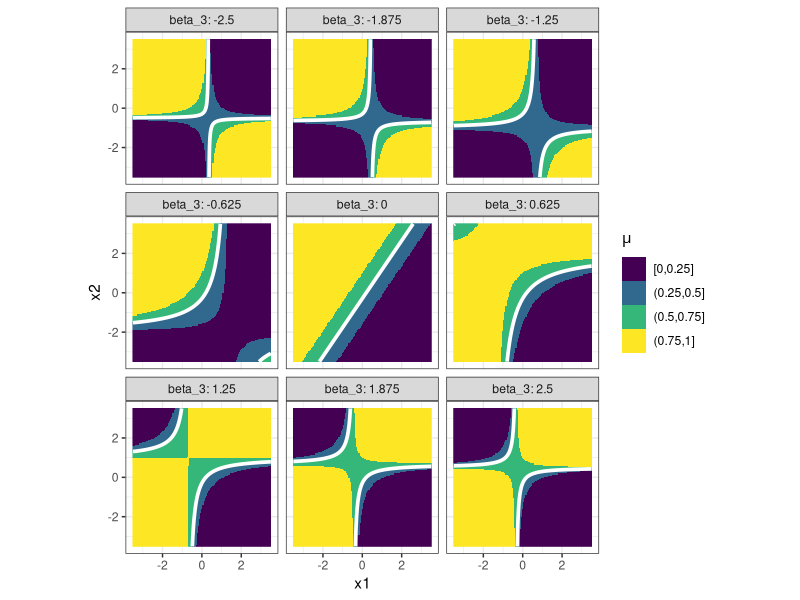
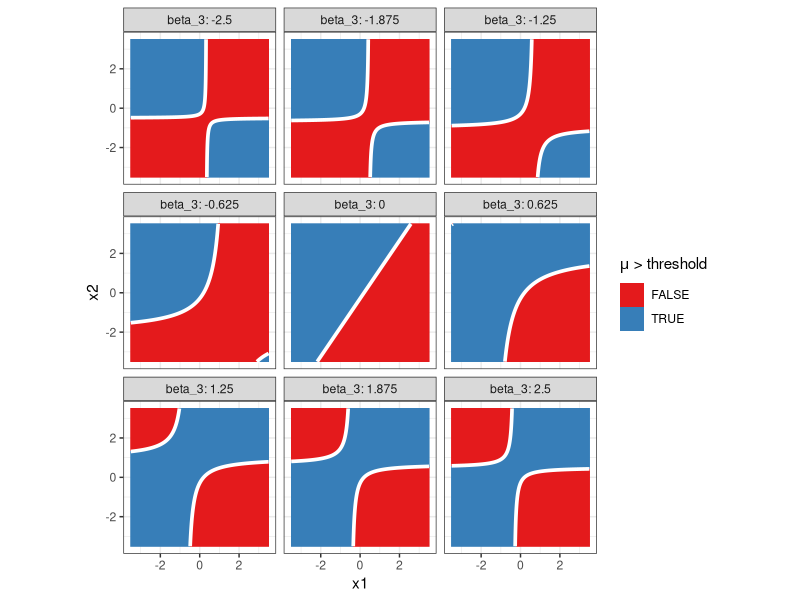

These charts were generated, in order, by the following R code: (Note: this script raises an error after producing the figures.)
## ---- chunk 1
knitr::opts_chunk$set(echo = TRUE)
## ---- chunk 2
library(dplyr)
library(ggplot2)
## ---- chunk 3
xgrid <- expand.grid(x1 = seq(-3.5, 3.5, length.out = 125),
                     x2 = seq(-3.5, 3.5, length.out = 125),
                     KEEP.OUT.ATTRS = FALSE,
                     stringsAsFactors = FALSE)
## ---- chunk 4
logistic_with_interaction <- function(b3, x_df, blin)
{
  # include the interaction parameter with the other parameters
  bcol <- as.matrix(c(blin, b3))
  
  # create the design matrix
  Xmat <- model.matrix( ~ x1 * x2, data = x_df)
  
  # calculate linear predictor, probability of event, and package together
  
  x_df %>% 
    mutate(eta = as.vector(Xmat %*% bcol),
           mu = boot::inv.logit(eta)) %>% 
    mutate(beta_0 = blin[1],
           beta_1 = blin[2],
           beta_2 = blin[3],
           beta_3 = b3)
}
## ---- chunk 5
b_lin_use <- c(0.25, -1.25, 0.85)

b3_try <- seq(-2.5, 2.5, length.out = 9)
## ---- chunk 6
surface_res_a <- purrr::map_dfr(b3_try,
                                logistic_with_interaction,
                                x_df = xgrid,
                                blin = b_lin_use)
## ---- chunk 7
surface_res_a %>% 
  ggplot(mapping = aes(x = x1, y = x2)) +
  geom_raster(mapping = aes(fill = cut(mu,
                                       breaks = c(0, 0.25, 0.5, 0.75, 1.0),
                                       include.lowest = TRUE))) +
  stat_contour(mapping = aes(z = mu),
               breaks = 0.5,
               size = 1.25,
               color = "white") +
  coord_fixed(ratio = 1) +
  facet_wrap(~beta_3, labeller = "label_both") +
  scale_fill_viridis_d(expression(mu)) +
  theme_bw()
## ---- chunk 8
surface_res_a %>% 
  ggplot(mapping = aes(x = x1, y = x2)) +
  geom_raster(mapping = aes(fill = mu > 0.5)) +
  stat_contour(mapping = aes(z = mu),
               breaks = 0.5,
               size = 1.25,
               color = "white") +
  coord_fixed(ratio = 1) +
  facet_wrap(~beta_3, labeller = "label_both") +
  scale_fill_brewer(expression(mu*" > threshold"), palette = "Set1") +
  theme_bw()
## ---- chunk 9
sliderInput("user_threshold_a", "Threshold value:", min = 0.1, max = 0.9, value = 0.5, step = 0.05)
## ---- chunk 10
renderPlot({
  gga <- surface_res_a %>% 
  ggplot(mapping = aes(x = x1, y = x2)) +
  geom_raster(mapping = aes(fill = mu > input$user_threshold_a)) +
  stat_contour(mapping = aes(z = mu),
               breaks = input$user_threshold_a,
               size = 1.25,
               color = "white") +
  coord_fixed(ratio = 1) +
  facet_wrap(~beta_3, labeller = "label_both") +
  scale_fill_brewer(expression(mu*" > threshold"), palette = "Set1") +
  theme_bw()
  
  print(gga)
})
## ---- chunk 11
sliderInput("user_b1_a", "beta_1:", min = -2, max = 2, value = -1.25, step = 0.05)
## ---- chunk 12
renderPlot({
  b_try_new <- c(b_lin_use[1], input$user_b1_a, b_lin_use[3])
  
  ggb <- purrr::map_dfr(b3_try,logistic_with_interaction,
                 x_df = xgrid,
                 blin = b_try_new) %>% 
    ggplot(mapping = aes(x = x1, y = x2)) +
    geom_raster(mapping = aes(fill = cut(mu,
                                         breaks = c(0, 0.25, 0.5, 0.75, 1.0),
                                         include.lowest = TRUE))) +
    stat_contour(mapping = aes(z = mu),
                 breaks = 0.5,
                 size = 1.05,
                 color = "white") +
    coord_fixed(ratio = 1) +
    facet_wrap(~beta_3, labeller = "label_both") +
    scale_fill_viridis_d(expression(mu)) +
    theme_bw()
  
  print(ggb)
})
## ---- chunk 13
logistic_with_interaction_b <- function(b3, b0, x_df, bslopes)
{
  # include the interaction parameter with the other parameters
  bcol <- as.matrix(c(b0, bslopes, b3))
  
  # create the design matrix
  Xmat <- model.matrix( ~ x1 * x2, data = x_df)
  
  # calculate linear predictor, probability of event, and package together
  
  x_df %>% 
    mutate(eta = as.vector(Xmat %*% bcol),
           mu = boot::inv.logit(eta)) %>% 
    mutate(beta_0 = b0,
           beta_1 = bslopes[1],
           beta_2 = bslopes[2],
           beta_3 = b3)
}
## ---- chunk 14
b30_grid <- expand.grid(b3 = b3_try, b0 = c(-1, 0, 1),
                        KEEP.OUT.ATTRS = FALSE,
                        stringsAsFactors = FALSE) %>% 
  as.data.frame() %>% tbl_df()

xgrid_b <- expand.grid(x1 = seq(-3.5, 3.5, length.out = 95),
                       x2 = seq(-3.5, 3.5, length.out = 95),
                       KEEP.OUT.ATTRS = FALSE,
                       stringsAsFactors = FALSE) %>% 
  as.data.frame() %>% tbl_df()

surface_res_b <- purrr::map2_dfr(b30_grid$b3,
                                 b30_grid$b0,
                                 logistic_with_interaction_b,
                                 x_df = xgrid_b,
                                 bslopes = b_lin_use[2:3])
## ---- chunk 15
surface_res_b %>% 
  mutate(beta_0 = forcats::fct_rev(as.factor(beta_0))) %>% 
  ggplot(mapping = aes(x = x1, y = x2)) +
  geom_raster(mapping = aes(fill = cut(mu,
                                       breaks = c(0, 0.25, 0.5, 0.75, 1.0),
                                       include.lowest = TRUE))) +
  stat_contour(mapping = aes(z = mu),
               breaks = 0.5,
               size = 1.05,
               color = "white") +
  coord_fixed(ratio = 1) +
  facet_grid(beta_0 ~ beta_3, labeller = "label_both") +
  scale_fill_viridis_d(expression(mu)) +
  theme_bw() +
  theme(legend.position = "top",
        legend.title = element_text(hjust = 1))
## ---- chunk 16
sliderInput("user_b1_b", "beta_1:", min = -2, max = 2, value = -1.25, step = 0.05)
sliderInput("user_b2_b", "beta_2:", min = -2, max = 2, value = 0.85, step = 0.05)
## ---- chunk 17
renderPlot({
  
  ggc <- purrr::map2_dfr(b30_grid$b3,
                         b30_grid$b0,
                         logistic_with_interaction_b,
                         x_df = xgrid_b,
                         bslopes = c(input$user_b1_b, input$user_b2_b)) %>% 
     mutate(beta_0 = forcats::fct_rev(as.factor(beta_0))) %>% 
    ggplot(mapping = aes(x = x1, y = x2)) +
    geom_raster(mapping = aes(fill = cut(mu,
                                         breaks = c(0, 0.25, 0.5, 0.75, 1.0),
                                         include.lowest = TRUE))) +
    stat_contour(mapping = aes(z = mu),
                 breaks = 0.5,
                 size = 1.05,
                 color = "white") +
    coord_fixed(ratio = 1) +
    facet_grid(beta_0 ~ beta_3, labeller = "label_both") +
    scale_fill_viridis_d(expression(mu)) +
    theme_bw() +
    theme(legend.position = "top",
          legend.title = element_text(hjust = 1))
  
  print(ggc)
})
## ---- chunk 18
quad_grid_a <- expand.grid(x1 = seq(-3.5, 3.5, length.out = 95),
                           x2 = seq(-3.5, 3.5, length.out = 95),
                           beta_0 = b_lin_use[1],
                           beta_1 = b_lin_use[2],
                           beta_2 = b_lin_use[3],
                           beta_3 = 0,
                           beta_4 = c(-1, 0, 1),
                           beta_5 = c(-1, 0, 1),
                           KEEP.OUT.ATTRS = FALSE,
                           stringsAsFactors = FALSE) %>% 
  as.data.frame() %>% tbl_df()

quad_grid_a %>% glimpse()
## ---- chunk 19
quad_grid_a %>% 
  mutate(eta = beta_0 + beta_1 * x1 + beta_2 * x2 + beta_3 * x1 * x2 + beta_4 * (x1^2) + beta_5 * (x2^2),
         mu = boot::inv.logit(eta)) %>% 
  mutate(beta_5 = forcats::fct_rev(as.factor(beta_5))) %>% 
  ggplot(mapping = aes(x = x1, y = x2)) +
  geom_raster(mapping = aes(fill = cut(mu,
                                       breaks = c(0, 0.25, 0.5, 0.75, 1.0),
                                       include.lowest = TRUE))) +
  stat_contour(mapping = aes(z = mu),
               breaks = 0.5,
               size = 1.05,
               color = "white") +
  coord_fixed(ratio = 1) +
  facet_grid(beta_5 ~ beta_4, labeller = "label_both") +
  scale_fill_viridis_d(expression(mu)) +
  theme_bw()
## ---- chunk 20
sliderInput("user_b3_c", "beta_3:", min = -2, max = 2, value = 0, step = 0.05)
## ---- chunk 21
renderPlot({
  ggd <- expand.grid(x1 = seq(-3.5, 3.5, length.out = 95),
              x2 = seq(-3.5, 3.5, length.out = 95),
              beta_0 = b_lin_use[1],
              beta_1 = b_lin_use[2],
              beta_2 = b_lin_use[3],
              beta_3 = input$user_b3_c,
              beta_4 = c(-1, 0, 1),
              beta_5 = c(-1, 0, 1),
              KEEP.OUT.ATTRS = FALSE,
              stringsAsFactors = FALSE) %>% 
    as.data.frame() %>% tbl_df() %>% 
    mutate(eta = beta_0 + beta_1 * x1 + beta_2 * x2 + beta_3 * x1 * x2 + beta_4 * (x1^2) + beta_5 * (x2^2),
           mu = boot::inv.logit(eta)) %>% 
    mutate(beta_5 = forcats::fct_rev(as.factor(beta_5))) %>% 
    ggplot(mapping = aes(x = x1, y = x2)) +
    geom_raster(mapping = aes(fill = cut(mu,
                                         breaks = c(0, 0.25, 0.5, 0.75, 1.0),
                                         include.lowest = TRUE))) +
    stat_contour(mapping = aes(z = mu),
                 breaks = 0.5,
                 size = 1.05,
                 color = "white") +
    coord_fixed(ratio = 1) +
    facet_grid(beta_5 ~ beta_4, labeller = "label_both") +
    scale_fill_viridis_d(expression(mu)) +
    theme_bw()
  
  print(ggd)
})
